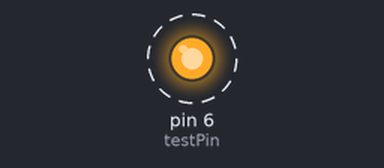
The sketch below on a simulated Arduino Uno, built with avr-gcc and run on an emulated ATmega328P. On the bench: output pins drawn as LEDs (lit = HIGH). Dashed ring = blinking.

Above: at 0.2 s.
Timing chart, 0 to 3.0 s (numbered marks = the images above):
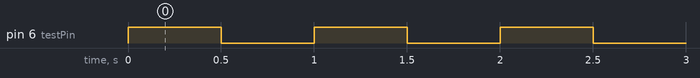

Measured:
- by itself, pin 6 (testPin): alternates HIGH for 0.50 s and LOW for 0.50 s

The sketch:

PinTests.ino
```cpp
int testPin = 6;

void setup() {
  // put your setup code here, to run once:
  pinMode(testPin, OUTPUT);
}

void loop() {
  // put your main code here, to run repeatedly:
  digitalWrite(testPin, HIGH);
  delay(500);
  digitalWrite(testPin, LOW);
  delay(500);
}
```
